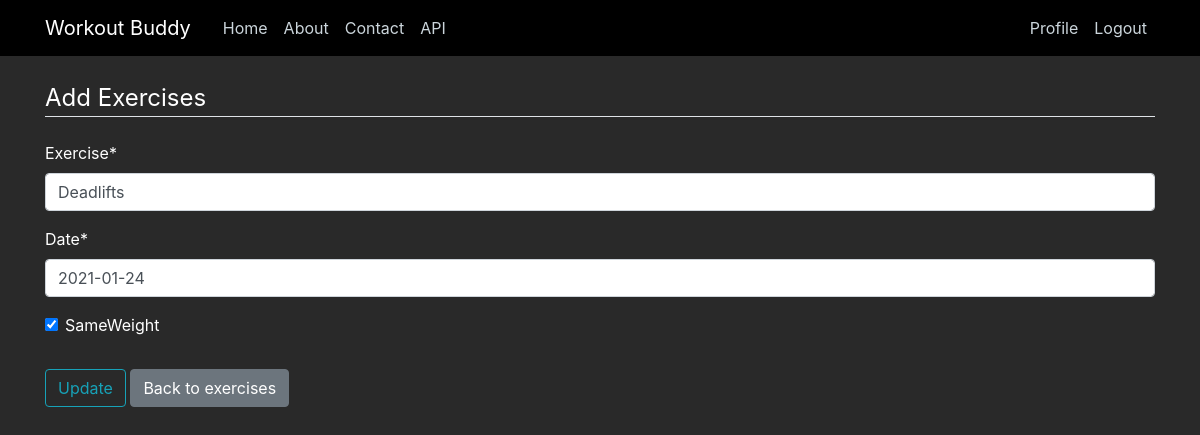
/workouts/35/exercises/35/update/ (signed in), run on the app's committed database.
### exercises/models.py (models this page shows, shortened)
class Exercises(models.Model):
    workout_id = models.ForeignKey(Workouts, default=None, on_delete=models.CASCADE) #delete exercise if workout it is associated with is deleted.
    date = models.DateField()
    exercise = models.CharField(max_length=50)
    sameWeight = models.BooleanField(default=False)
    totalVolume = models.IntegerField(default=0) #is able to be null or blank. Will be auto filled in by after exercises details are inputted.

### exercises/views.py (the view, shortened to what this page needs)
# urls.py: path('workouts/<int:pk>/exercises/<int:exercisepk>/update/', ExercisesUpdateView.as_view(), name='exercises-update'), #exercises_form.html is naming convention
class ExercisesUpdateView(LoginRequiredMixin, UserPassesTestMixin, UpdateView):
    model = Exercises
    fields = ['exercise', 'date', 'sameWeight']
    def get_object(self, queryset=None):
        return get_object_or_404(Exercises, pk=self.kwargs.get('exercisepk'))
    def test_func(self):
        exercise = self.get_object()
        workout = exercise.workout_id
        if self.request.user == workout.username:
            return True
        else:
            return False

### exercises/templates/exercises/exercises_form.html (shortened to what this page needs)
{% extends "main/base.html" %}
{% load crispy_forms_tags %}
{% block content %}
    <div>
        <form method="POST">
            <fieldset class="form-group">
                <legend class="border-bottom mb-4">Add Exercises</legend>
                {{ form|crispy }}
            </fieldset>
            <div class="form-group">
                {% if object is None %}
                    <button class="btn btn-outline-info" type="submit">Add</button>
                    <a class="btn btn-secondary" href="{% url 'workout-exercises' workout_pk %}">Done</a>
                {% else %}
                    <button class="btn btn-outline-info" type="submit">Update</button>
                    <a class="btn btn-secondary" href="{% url 'workout-exercises' object.workout_id.id %}">Back to exercises</a>
                {% endif %}
            </div>
        </form>
    </div>
{% endblock content %}

### main/static/main/main.css (style rules this page uses)
body { background: #292929; color: #333333; margin-top: 5rem; }
label { color:#ffffff; }
legend { color:#ffffff; }

### data on the page
Exercises: exercise "Deadlifts", date "2021-01-24", sameWeight "☑"
